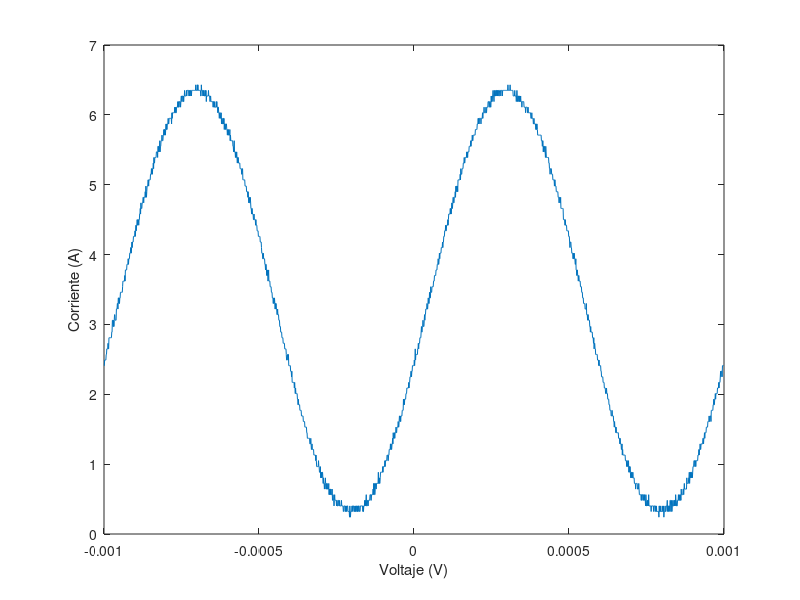

MATLAB code to generate this figure:
t=[-1.00E-03
-9.99E-04
-9.98E-04
-9.97E-04
-9.96E-04
-9.95E-04
-9.94E-04
-9.93E-04
-9.92E-04
-9.91E-04
-9.90E-04
-9.89E-04
-9.88E-04
-9.87E-04
-9.86E-04
-9.85E-04
-9.84E-04
-9.83E-04
-9.82E-04
-9.81E-04
-9.80E-04
-9.79E-04
-9.78E-04
-9.77E-04
-9.76E-04
-9.75E-04
-9.74E-04
-9.73E-04
-9.72E-04
-9.71E-04
-9.70E-04
-9.69E-04
-9.68E-04
-9.67E-04
-9.66E-04
-9.65E-04
-9.64E-04
-9.63E-04
-9.62E-04
-9.61E-04
-9.60E-04
-9.59E-04
-9.58E-04
-9.57E-04
-9.56E-04
-9.55E-04
-9.54E-04
-9.53E-04
-9.52E-04
-9.51E-04
-9.50E-04
-9.49E-04
-9.48E-04
-9.47E-04
-9.46E-04
-9.45E-04
-9.44E-04
-9.43E-04
-9.42E-04
-9.41E-04
-9.40E-04
-9.39E-04
-9.38E-04
-9.37E-04
-9.36E-04
-9.35E-04
-9.34E-04
-9.33E-04
-9.32E-04
-9.31E-04
-9.30E-04
-9.29E-04
-9.28E-04
-9.27E-04
-9.26E-04
-9.25E-04
-9.24E-04
-9.23E-04
-9.22E-04
-9.21E-04
-9.20E-04
-9.19E-04
-9.18E-04
-9.17E-04
-9.16E-04
-9.15E-04
-9.14E-04
-9.13E-04
-9.12E-04
-9.11E-04
-9.10E-04
-9.09E-04
-9.08E-04
-9.07E-04
-9.06E-04
-9.05E-04
-9.04E-04
-9.03E-04
-9.02E-04
-9.01E-04
-9.00E-04
-8.99E-04
-8.98E-04
-8.97E-04
-8.96E-04
-8.95E-04
-8.94E-04
-8.93E-04
-8.92E-04
-8.91E-04
-8.90E-04
-8.89E-04
-8.88E-04
-8.87E-04
-8.86E-04
-8.85E-04
-8.84E-04
-8.83E-04
-8.82E-04
-8.81E-04
-8.80E-04
-8.79E-04
-8.78E-04
-8.77E-04
-8.76E-04
-8.75E-04
-8.74E-04
-8.73E-04
-8.72E-04
-8.71E-04
-8.70E-04
-8.69E-04
-8.68E-04
-8.67E-04
-8.66E-04
-8.65E-04
-8.64E-04
-8.63E-04
-8.62E-04
-8.61E-04
-8.60E-04
-8.59E-04
-8.58E-04
-8.57E-04
-8.56E-04
-8.55E-04
-8.54E-04
-8.53E-04
-8.52E-04
-8.51E-04
-8.50E-04
-8.49E-04
-8.48E-04
-8.47E-04
-8.46E-04
-8.45E-04
-8.44E-04
-8.43E-04
-8.42E-04
-8.41E-04
-8.40E-04
-8.39E-04
-8.38E-04
-8.37E-04
-8.36E-04
-8.35E-04
-8.34E-04
-8.33E-04
-8.32E-04
-8.31E-04
-8.30E-04
-8.29E-04
-8.28E-04
-8.27E-04
-8.26E-04
-8.25E-04
-8.24E-04
-8.23E-04
-8.22E-04
-8.21E-04
-8.20E-04
-8.19E-04
-8.18E-04
-8.17E-04
-8.16E-04
-8.15E-04
-8.14E-04
-8.13E-04
-8.12E-04
-8.11E-04
-8.10E-04
-8.09E-04
-8.08E-04
-8.07E-04
-8.06E-04
-8.05E-04
-8.04E-04
-8.03E-04
-8.02E-04
-8.01E-04
-8.00E-04
-7.99E-04
-7.98E-04
-7.97E-04
-7.96E-04
-7.95E-04
-7.94E-04
-7.93E-04
-7.92E-04
-7.91E-04
-7.90E-04
-7.89E-04
-7.88E-04
-7.87E-04
-7.86E-04
-7.85E-04
-7.84E-04
-7.83E-04
-7.82E-04
-7.81E-04
-7.80E-04
-7.79E-04
-7.78E-04
-7.77E-04
-7.76E-04
-7.75E-04
-7.74E-04
-7.73E-04
-7.72E-04
-7.71E-04
-7.70E-04
-7.69E-04
-7.68E-04
-7.67E-04
-7.66E-04
-7.65E-04
-7.64E-04
-7.63E-04
-7.62E-04
-7.61E-04
-7.60E-04
-7.59E-04
-7.58E-04
-7.57E-04
-7.56E-04
-7.55E-04
-7.54E-04
-7.53E-04
-7.52E-04
-7.51E-04
-7.50E-04
-7.49E-04
-7.48E-04
-7.47E-04
-7.46E-04
-7.45E-04
-7.44E-04
-7.43E-04
-7.42E-04
-7.41E-04
-7.40E-04
-7.39E-04
-7.38E-04
-7.37E-04
-7.36E-04
-7.35E-04
-7.34E-04
-7.33E-04
-7.32E-04
-7.31E-04
-7.30E-04
-7.29E-04
-7.28E-04
-7.27E-04
-7.26E-04
-7.25E-04
-7.24E-04
-7.23E-04
-7.22E-04
-7.21E-04
-7.20E-04
-7.19E-04
-7.18E-04
-7.17E-04
-7.16E-04
-7.15E-04
-7.14E-04
-7.13E-04
-7.12E-04
-7.11E-04
-7.10E-04
-7.09E-04
-7.08E-04
-7.07E-04
-7.06E-04
-7.05E-04
-7.04E-04
-7.03E-04
-7.02E-04
-7.01E-04
-7.00E-04
-6.99E-04
-6.98E-04
-6.97E-04
-6.96E-04
-6.95E-04
-6.94E-04
-6.93E-04
-6.92E-04
-6.91E-04
-6.90E-04
-6.89E-04
-6.88E-04
-6.87E-04
-6.86E-04
-6.85E-04
-6.84E-04
-6.83E-04
-6.82E-04
-6.81E-04
-6.80E-04
-6.79E-04
-6.78E-04
-6.77E-04
-6.76E-04
-6.75E-04
-6.74E-04
-6.73E-04
-6.72E-04
-6.71E-04
-6.70E-04
-6.69E-04
-6.68E-04
-6.67E-04
-6.66E-04
-6.65E-04
-6.64E-04
-6.63E-04
-6.62E-04
-6.61E-04
-6.60E-04
-6.59E-04
-6.58E-04
-6.57E-04
-6.56E-04
-6.55E-04
-6.54E-04
-6.53E-04
-6.52E-04
-6.51E-04
-6.50E-04
-6.49E-04
-6.48E-04
-6.47E-04
-6.46E-04
-6.45E-04
-6.44E-04
-6.43E-04
-6.42E-04
-6.41E-04
-6.40E-04
-6.39E-04
-6.38E-04
-6.37E-04
-6.36E-04
-6.35E-04
-6.34E-04
-6.33E-04
-6.32E-04
-6.31E-04
-6.30E-04
-6.29E-04
-6.28E-04
-6.27E-04
-6.26E-04
-6.25E-04
-6.24E-04
-6.23E-04
-6.22E-04
-6.21E-04
-6.20E-04
-6.19E-04
-6.18E-04
-6.17E-04
-6.16E-04
-6.15E-04
-6.14E-04
-6.13E-04
-6.12E-04
-6.11E-04
-6.10E-04
-6.09E-04
-6.08E-04
-6.07E-04
-6.06E-04
-6.05E-04
-6.04E-04
-6.03E-04
-6.02E-04
-6.01E-04
-6.00E-04
-5.99E-04
-5.98E-04
-5.97E-04
-5.96E-04
-5.95E-04
-5.94E-04
-5.93E-04
-5.92E-04
-5.91E-04
-5.90E-04
-5.89E-04
-5.88E-04
-5.87E-04
-5.86E-04
-5.85E-04
-5.84E-04
-5.83E-04
-5.82E-04
-5.81E-04
-5.80E-04
-5.79E-04
-5.78E-04
-5.77E-04
-5.76E-04
-5.75E-04
-5.74E-04
-5.73E-04
-5.72E-04
-5.71E-04
-5.70E-04
-5.69E-04
-5.68E-04
-5.67E-04
-5.66E-04
-5.65E-04
-5.64E-04
-5.63E-04
-5.62E-04
-5.61E-04
-5.60E-04
-5.59E-04
-5.58E-04
-5.57E-04
-5.56E-04
-5.55E-04
-5.54E-04
-5.53E-04
-5.52E-04
-5.51E-04
-5.50E-04
-5.49E-04
-5.48E-04
-5.47E-04
-5.46E-04
-5.45E-04
-5.44E-04
-5.43E-04
-5.42E-04
-5.41E-04
-5.40E-04
-5.39E-04
-5.38E-04
-5.37E-04
-5.36E-04
-5.35E-04
-5.34E-04
-5.33E-04
-5.32E-04
-5.31E-04
-5.30E-04
-5.29E-04
-5.28E-04
-5.27E-04
-5.26E-04
-5.25E-04
-5.24E-04
-5.23E-04
-5.22E-04
-5.21E-04
-5.20E-04
-5.19E-04
-5.18E-04
-5.17E-04
-5.16E-04
-5.15E-04
-5.14E-04
-5.13E-04
-5.12E-04
-5.11E-04
-5.10E-04
-5.09E-04
-5.08E-04
-5.07E-04
-5.06E-04
-5.05E-04
-5.04E-04
-5.03E-04
-5.02E-04
-5.01E-04
-5.00E-04
-4.99E-04
-4.98E-04
-4.97E-04
-4.96E-04
-4.95E-04
-4.94E-04
-4.93E-04
-4.92E-04
-4.91E-04
-4.90E-04
-4.89E-04
-4.88E-04
-4.87E-04
-4.86E-04
-4.85E-04
-4.84E-04
-4.83E-04
-4.82E-04
-4.81E-04
-4.80E-04
-4.79E-04
-4.78E-04
-4.77E-04
-4.76E-04
-4.75E-04
-4.74E-04
-4.73E-04
-4.72E-04
-4.71E-04
-4.70E-04
-4.69E-04
-4.68E-04
-4.67E-04
-4.66E-04
-4.65E-04
-4.64E-04
-4.63E-04
-4.62E-04
-4.61E-04
-4.60E-04
-4.59E-04
-4.58E-04
-4.57E-04
-4.56E-04
-4.55E-04
-4.54E-04
-4.53E-04
-4.52E-04
-4.51E-04
-4.50E-04
-4.49E-04
-4.48E-04
-4.47E-04
-4.46E-04
-4.45E-04
-4.44E-04
-4.43E-04
-4.42E-04
-4.41E-04
-4.40E-04
-4.39E-04
-4.38E-04
-4.37E-04
-4.36E-04
-4.35E-04
-4.34E-04
-4.33E-04
-4.32E-04
-4.31E-04
-4.30E-04
-4.29E-04
-4.28E-04
-4.27E-04
-4.26E-04
-4.25E-04
-4.24E-04
-4.23E-04
-4.22E-04
-4.21E-04
-4.20E-04
-4.19E-04
-4.18E-04
-4.17E-04
-4.16E-04
-4.15E-04
-4.14E-04
-4.13E-04
-4.12E-04
-4.11E-04
-4.10E-04
-4.09E-04
-4.08E-04
-4.07E-04
-4.06E-04
-4.05E-04
-4.04E-04
-4.03E-04
-4.02E-04
-4.01E-04
-4.00E-04
-3.99E-04
-3.98E-04
-3.97E-04
-3.96E-04
-3.95E-04
-3.94E-04
-3.93E-04
-3.92E-04
-3.91E-04
-3.90E-04
-3.89E-04
-3.88E-04
-3.87E-04
-3.86E-04
-3.85E-04
-3.84E-04
-3.83E-04
-3.82E-04
-3.81E-04
-3.80E-04
-3.79E-04
-3.78E-04
-3.77E-04
-3.76E-04
-3.75E-04
-3.74E-04
-3.73E-04
-3.72E-04
-3.71E-04
-3.70E-04
-3.69E-04
-3.68E-04
-3.67E-04
-3.66E-04
-3.65E-04
-3.64E-04
-3.63E-04
-3.62E-04
-3.61E-04
-3.60E-04
-3.59E-04
-3.58E-04
-3.57E-04
-3.56E-04
-3.55E-04
-3.54E-04
-3.53E-04
-3.52E-04
-3.51E-04
-3.50E-04
-3.49E-04
-3.48E-04
-3.47E-04
-3.46E-04
-3.45E-04
-3.44E-04
-3.43E-04
-3.42E-04
-3.41E-04
-3.40E-04
-3.39E-04
-3.38E-04
-3.37E-04
-3.36E-04
-3.35E-04
-3.34E-04
-3.33E-04
-3.32E-04
-3.31E-04
-3.30E-04
-3.29E-04
-3.28E-04
-3.27E-04
-3.26E-04
-3.25E-04
-3.24E-04
-3.23E-04
-3.22E-04
-3.21E-04
-3.20E-04
-3.19E-04
-3.18E-04
-3.17E-04
-3.16E-04
-3.15E-04
-3.14E-04
-3.13E-04
-3.12E-04
-3.11E-04
-3.10E-04
-3.09E-04
-3.08E-04
-3.07E-04
-3.06E-04
-3.05E-04
-3.04E-04
-3.03E-04
-3.02E-04
-3.01E-04
-3.00E-04
-2.99E-04
-2.98E-04
-2.97E-04
-2.96E-04
-2.95E-04
-2.94E-04
-2.93E-04
-2.92E-04
-2.91E-04
-2.90E-04
-2.89E-04
-2.88E-04
-2.87E-04
-2.86E-04
-2.85E-04
-2.84E-04
-2.83E-04
-2.82E-04
-2.81E-04
-2.80E-04
-2.79E-04
-2.78E-04
-2.77E-04
-2.76E-04
-2.75E-04
-2.74E-04
-2.73E-04
-2.72E-04
-2.71E-04
-2.70E-04
-2.69E-04
-2.68E-04
-2.67E-04
-2.66E-04
-2.65E-04
-2.64E-04
-2.63E-04
-2.62E-04
-2.61E-04
-2.60E-04
-2.59E-04
-2.58E-04
-2.57E-04
-2.56E-04
-2.55E-04
-2.54E-04
-2.53E-04
-2.52E-04
-2.51E-04
-2.50E-04
-2.49E-04
-2.48E-04
-2.47E-04
-2.46E-04
-2.45E-04
-2.44E-04
-2.43E-04
-2.42E-04
-2.41E-04
-2.40E-04
-2.39E-04
-2.38E-04
-2.37E-04
-2.36E-04
-2.35E-04
-2.34E-04
-2.33E-04
-2.32E-04
-2.31E-04
-2.30E-04
-2.29E-04
-2.28E-04
-2.27E-04
-2.26E-04
-2.25E-04
-2.24E-04
-2.23E-04
-2.22E-04
-2.21E-04
-2.20E-04
-2.19E-04
-2.18E-04
-2.17E-04
-2.16E-04
-2.15E-04
-2.14E-04
-2.13E-04
-2.12E-04
-2.11E-04
-2.10E-04
-2.09E-04
-2.08E-04
-2.07E-04
-2.06E-04
-2.05E-04
-2.04E-04
-2.03E-04
-2.02E-04
-2.01E-04
-2.00E-04
-1.99E-04
-1.98E-04
-1.97E-04
-1.96E-04
-1.95E-04
-1.94E-04
-1.93E-04
-1.92E-04
-1.91E-04
-1.90E-04
-1.89E-04
-1.88E-04
-1.87E-04
-1.86E-04
-1.85E-04
-1.84E-04
-1.83E-04
-1.82E-04
-1.81E-04
-1.80E-04
-1.79E-04
-1.78E-04
-1.77E-04
-1.76E-04
-1.75E-04
-1.74E-04
-1.73E-04
-1.72E-04
-1.71E-04
-1.70E-04
-1.69E-04
-1.68E-04
-1.67E-04
-1.66E-04
-1.65E-04
-1.64E-04
-1.63E-04
-1.62E-04
-1.61E-04
-1.60E-04
-1.59E-04
-1.58E-04
-1.57E-04
-1.56E-04
-1.55E-04
-1.54E-04
-1.53E-04
-1.52E-04
-1.51E-04
-1.50E-04
-1.49E-04
-1.48E-04
-1.47E-04
-1.46E-04
-1.45E-04
-1.44E-04
-1.43E-04
-1.42E-04
-1.41E-04
-1.40E-04
-1.39E-04
-1.38E-04
-1.37E-04
-1.36E-04
-1.35E-04
-1.34E-04
-1.33E-04
-1.32E-04
-1.31E-04
-1.30E-04
-1.29E-04
-1.28E-04
-1.27E-04
-1.26E-04
-1.25E-04
-1.24E-04
-1.23E-04
-1.22E-04
-1.21E-04
-1.20E-04
-1.19E-04
-1.18E-04
-1.17E-04
-1.16E-04
-1.15E-04
-1.14E-04
-1.13E-04
-1.12E-04
-1.11E-04
-1.10E-04
-1.09E-04
-1.08E-04
-1.07E-04
-1.06E-04
-1.05E-04
-1.04E-04
-1.03E-04
-1.02E-04
-1.01E-04
-1.00E-04
-9.90E-05
-9.80E-05
-9.70E-05
-9.60E-05
-9.50E-05
-9.40E-05
-9.30E-05
-9.20E-05
-9.10E-05
-9.00E-05
-8.90E-05
-8.80E-05
-8.70E-05
-8.60E-05
-8.50E-05
-8.40E-05
-8.30E-05
-8.20E-05
-8.10E-05
-8.00E-05
-7.90E-05
-7.80E-05
-7.70E-05
-7.60E-05
-7.50E-05
-7.40E-05
-7.30E-05
-7.20E-05
-7.10E-05
-7.00E-05
-6.90E-05
-6.80E-05
-6.70E-05
-6.60E-05
-6.50E-05
-6.40E-05
-6.30E-05
-6.20E-05
-6.10E-05
-6.00E-05
-5.90E-05
-5.80E-05
-5.70E-05
-5.60E-05
-5.50E-05
-5.40E-05
-5.30E-05
-5.20E-05
-5.10E-05
-5.00E-05
-4.90E-05
-4.80E-05
-4.70E-05
-4.60E-05
-4.50E-05
-4.40E-05
-4.30E-05
-4.20E-05
-4.10E-05
-4.00E-05
-3.90E-05
-3.80E-05
-3.70E-05
-3.60E-05
-3.50E-05
-3.40E-05
-3.30E-05
-3.20E-05
-3.10E-05
-3.00E-05
-2.90E-05
-2.80E-05
-2.70E-05
-2.60E-05
-2.50E-05
-2.40E-05
-2.30E-05
-2.20E-05
-2.10E-05
-2.00E-05
-1.90E-05
-1.80E-05
-1.70E-05
-1.60E-05
-1.50E-05
-1.40E-05
-1.30E-05
-1.20E-05
-1.10E-05
-1.00E-05
-9.00E-06
-8.00E-06
-7.00E-06
-6.00E-06
-5.00E-06
-4.00E-06
-3.00E-06
-2.00E-06
-1.00E-06
0.00E+00
1.00E-06
2.00E-06
3.00E-06
4.00E-06
5.00E-06
6.00E-06
7.00E-06
8.00E-06
9.00E-06
1.00E-05
1.10E-05
1.20E-05
1.30E-05
1.40E-05
1.50E-05
1.60E-05
1.70E-05
1.80E-05
1.90E-05
2.00E-05
2.10E-05
2.20E-05
2.30E-05
2.40E-05
2.50E-05
2.60E-05
2.70E-05
2.80E-05
2.90E-05
3.00E-05
3.10E-05
3.20E-05
3.30E-05
3.40E-05
3.50E-05
3.60E-05
3.70E-05
3.80E-05
3.90E-05
4.00E-05
4.10E-05
4.20E-05
4.30E-05
4.40E-05
4.50E-05
4.60E-05
4.70E-05
4.80E-05
4.90E-05
5.00E-05
5.10E-05
5.20E-05
5.30E-05
5.40E-05
5.50E-05
5.60E-05
5.70E-05
5.80E-05
5.90E-05
6.00E-05
6.10E-05
6.20E-05
6.30E-05
6.40E-05
6.50E-05
6.60E-05
6.70E-05
6.80E-05
6.90E-05
7.00E-05
7.10E-05
7.20E-05
7.30E-05
7.40E-05
7.50E-05
7.60E-05
7.70E-05
7.80E-05
7.90E-05
8.00E-05
8.10E-05
8.20E-05
8.30E-05
8.40E-05
8.50E-05
8.60E-05
8.70E-05
8.80E-05
8.90E-05
9.00E-05
9.10E-05
9.20E-05
9.30E-05
9.40E-05
9.50E-05
9.60E-05
9.70E-05
9.80E-05
9.90E-05
1.00E-04
1.01E-04
1.02E-04
1.03E-04
1.04E-04
1.05E-04
1.06E-04
1.07E-04
1.08E-04
1.09E-04
1.10E-04
1.11E-04
1.12E-04
1.13E-04
1.14E-04
1.15E-04
1.16E-04
1.17E-04
1.18E-04
1.19E-04
1.20E-04
1.21E-04
1.22E-04
1.23E-04
1.24E-04
1.25E-04
1.26E-04
1.27E-04
1.28E-04
1.29E-04
1.30E-04
1.31E-04
1.32E-04
1.33E-04
1.34E-04
1.35E-04
1.36E-04
1.37E-04
1.38E-04
1.39E-04
1.40E-04
1.41E-04
1.42E-04
1.43E-04
1.44E-04
1.45E-04
1.46E-04
1.47E-04
1.48E-04
1.49E-04
1.50E-04
1.51E-04
1.52E-04
1.53E-04
1.54E-04
1.55E-04
1.56E-04
1.57E-04
1.58E-04
1.59E-04
1.60E-04
1.61E-04
1.62E-04
1.63E-04
1.64E-04
1.65E-04
1.66E-04
1.67E-04
1.68E-04
1.69E-04
1.70E-04
1.71E-04
1.72E-04
1.73E-04
1.74E-04
1.75E-04
1.76E-04
1.77E-04
1.78E-04
1.79E-04
1.80E-04
1.81E-04
1.82E-04
1.83E-04
1.84E-04
1.85E-04
1.86E-04
1.87E-04
1.88E-04
1.89E-04
1.90E-04
1.91E-04
1.92E-04
1.93E-04
1.94E-04
1.95E-04
1.96E-04
1.97E-04
1.98E-04
1.99E-04
2.00E-04
2.01E-04
2.02E-04
2.03E-04
2.04E-04
2.05E-04
2.06E-04
2.07E-04
2.08E-04
2.09E-04
2.10E-04
2.11E-04
2.12E-04
2.13E-04
2.14E-04
2.15E-04
2.16E-04
2.17E-04
2.18E-04
2.19E-04
2.20E-04
2.21E-04
2.22E-04
2.23E-04
2.24E-04
2.25E-04
2.26E-04
2.27E-04
2.28E-04
2.29E-04
2.30E-04
2.31E-04
2.32E-04
2.33E-04
2.34E-04
2.35E-04
2.36E-04
2.37E-04
2.38E-04
2.39E-04
2.40E-04
2.41E-04
2.42E-04
2.43E-04
2.44E-04
2.45E-04
2.46E-04
2.47E-04
2.48E-04
2.49E-04
2.50E-04
2.51E-04
2.52E-04
2.53E-04
2.54E-04
2.55E-04
2.56E-04
2.57E-04
2.58E-04
2.59E-04
2.60E-04
2.61E-04
2.62E-04
2.63E-04
2.64E-04
2.65E-04
2.66E-04
2.67E-04
2.68E-04
2.69E-04
2.70E-04
2.71E-04
2.72E-04
2.73E-04
2.74E-04
2.75E-04
2.76E-04
2.77E-04
2.78E-04
2.79E-04
2.80E-04
2.81E-04
2.82E-04
2.83E-04
2.84E-04
2.85E-04
2.86E-04
2.87E-04
2.88E-04
2.89E-04
2.90E-04
2.91E-04
2.92E-04
2.93E-04
2.94E-04
2.95E-04
2.96E-04
2.97E-04
2.98E-04
2.99E-04
3.00E-04
3.01E-04
3.02E-04
3.03E-04
3.04E-04
3.05E-04
3.06E-04
3.07E-04
3.08E-04
3.09E-04
3.10E-04
3.11E-04
3.12E-04
3.13E-04
3.14E-04
3.15E-04
3.16E-04
3.17E-04
3.18E-04
3.19E-04
3.20E-04
3.21E-04
3.22E-04
3.23E-04
3.24E-04
3.25E-04
3.26E-04
3.27E-04
3.28E-04
3.29E-04
3.30E-04
3.31E-04
3.32E-04
3.33E-04
3.34E-04
3.35E-04
3.36E-04
3.37E-04
3.38E-04
3.39E-04
3.40E-04
3.41E-04
3.42E-04
3.43E-04
3.44E-04
3.45E-04
3.46E-04
3.47E-04
3.48E-04
3.49E-04
3.50E-04
3.51E-04
3.52E-04
3.53E-04
3.54E-04
3.55E-04
3.56E-04
3.57E-04
3.58E-04
3.59E-04
3.60E-04
3.61E-04
3.62E-04
3.63E-04
3.64E-04
3.65E-04
3.66E-04
3.67E-04
3.68E-04
3.69E-04
3.70E-04
3.71E-04
3.72E-04
3.73E-04
3.74E-04
3.75E-04
3.76E-04
3.77E-04
3.78E-04
3.79E-04
3.80E-04
3.81E-04
3.82E-04
3.83E-04
3.84E-04
3.85E-04
3.86E-04
3.87E-04
3.88E-04
3.89E-04
3.90E-04
3.91E-04
3.92E-04
3.93E-04
3.94E-04
3.95E-04
3.96E-04
3.97E-04
3.98E-04
3.99E-04
4.00E-04
4.01E-04
4.02E-04
4.03E-04
4.04E-04
4.05E-04
4.06E-04
4.07E-04
4.08E-04
4.09E-04
4.10E-04
4.11E-04
4.12E-04
4.13E-04
4.14E-04
4.15E-04
4.16E-04
4.17E-04
4.18E-04
4.19E-04
4.20E-04
4.21E-04
4.22E-04
4.23E-04
4.24E-04
4.25E-04
4.26E-04
4.27E-04
4.28E-04
4.29E-04
4.30E-04
4.31E-04
4.32E-04
4.33E-04
4.34E-04
4.35E-04
4.36E-04
4.37E-04
4.38E-04
4.39E-04
4.40E-04
4.41E-04
4.42E-04
4.43E-04
4.44E-04
4.45E-04
4.46E-04
4.47E-04
4.48E-04
4.49E-04
4.50E-04
4.51E-04
4.52E-04
4.53E-04
4.54E-04
4.55E-04
4.56E-04
4.57E-04
4.58E-04
4.59E-04
4.60E-04
4.61E-04
4.62E-04
4.63E-04
4.64E-04
4.65E-04
4.66E-04
4.67E-04
4.68E-04
4.69E-04
4.70E-04
4.71E-04
4.72E-04
4.73E-04
4.74E-04
4.75E-04
4.76E-04
4.77E-04
4.78E-04
4.79E-04
4.80E-04
4.81E-04
4.82E-04
4.83E-04
4.84E-04
4.85E-04
4.86E-04
4.87E-04
4.88E-04
4.89E-04
4.90E-04
4.91E-04
4.92E-04
4.93E-04
4.94E-04
4.95E-04
4.96E-04
4.97E-04
4.98E-04
4.99E-04
5.00E-04
5.01E-04
5.02E-04
5.03E-04
5.04E-04
5.05E-04
5.06E-04
5.07E-04
5.08E-04
5.09E-04
5.10E-04
5.11E-04
5.12E-04
5.13E-04
5.14E-04
5.15E-04
5.16E-04
5.17E-04
5.18E-04
5.19E-04
5.20E-04
5.21E-04
5.22E-04
5.23E-04
5.24E-04
5.25E-04
5.26E-04
5.27E-04
5.28E-04
5.29E-04
5.30E-04
5.31E-04
5.32E-04
5.33E-04
5.34E-04
5.35E-04
5.36E-04
5.37E-04
5.38E-04
5.39E-04
5.40E-04
5.41E-04
5.42E-04
5.43E-04
5.44E-04
5.45E-04
5.46E-04
5.47E-04
5.48E-04
5.49E-04
5.50E-04
5.51E-04
5.52E-04
5.53E-04
5.54E-04
5.55E-04
5.56E-04
5.57E-04
5.58E-04
5.59E-04
5.60E-04
5.61E-04
5.62E-04
5.63E-04
5.64E-04
5.65E-04
5.66E-04
5.67E-04
5.68E-04
5.69E-04
5.70E-04
5.71E-04
5.72E-04
5.73E-04
5.74E-04
5.75E-04
5.76E-04
5.77E-04
5.78E-04
5.79E-04
5.80E-04
5.81E-04
5.82E-04
5.83E-04
5.84E-04
5.85E-04
5.86E-04
5.87E-04
5.88E-04
5.89E-04
5.90E-04
5.91E-04
5.92E-04
5.93E-04
5.94E-04
5.95E-04
5.96E-04
5.97E-04
5.98E-04
5.99E-04
6.00E-04
6.01E-04
6.02E-04
6.03E-04
6.04E-04
6.05E-04
6.06E-04
6.07E-04
6.08E-04
6.09E-04
6.10E-04
6.11E-04
6.12E-04
6.13E-04
6.14E-04
6.15E-04
6.16E-04
6.17E-04
6.18E-04
6.19E-04
6.20E-04
6.21E-04
6.22E-04
6.23E-04
6.24E-04
6.25E-04
6.26E-04
6.27E-04
6.28E-04
6.29E-04
6.30E-04
6.31E-04
6.32E-04
6.33E-04
6.34E-04
6.35E-04
6.36E-04
6.37E-04
6.38E-04
6.39E-04
6.40E-04
6.41E-04
6.42E-04
6.43E-04
6.44E-04
6.45E-04
6.46E-04
6.47E-04
6.48E-04
6.49E-04
6.50E-04
6.51E-04
6.52E-04
6.53E-04
6.54E-04
6.55E-04
6.56E-04
6.57E-04
6.58E-04
6.59E-04
6.60E-04
6.61E-04
6.62E-04
6.63E-04
6.64E-04
6.65E-04
6.66E-04
6.67E-04
6.68E-04
6.69E-04
6.70E-04
6.71E-04
6.72E-04
6.73E-04
6.74E-04
6.75E-04
6.76E-04
6.77E-04
6.78E-04
6.79E-04
6.80E-04
6.81E-04
6.82E-04
6.83E-04
6.84E-04
6.85E-04
6.86E-04
6.87E-04
6.88E-04
6.89E-04
6.90E-04
6.91E-04
6.92E-04
6.93E-04
6.94E-04
6.95E-04
6.96E-04
6.97E-04
6.98E-04
6.99E-04
7.00E-04
7.01E-04
7.02E-04
7.03E-04
7.04E-04
7.05E-04
7.06E-04
7.07E-04
7.08E-04
7.09E-04
7.10E-04
7.11E-04
7.12E-04
7.13E-04
7.14E-04
7.15E-04
7.16E-04
7.17E-04
7.18E-04
7.19E-04
7.20E-04
7.21E-04
7.22E-04
7.23E-04
7.24E-04
7.25E-04
7.26E-04
7.27E-04
7.28E-04
7.29E-04
7.30E-04
7.31E-04
7.32E-04
7.33E-04
7.34E-04
7.35E-04
7.36E-04
7.37E-04
7.38E-04
7.39E-04
7.40E-04
7.41E-04
7.42E-04
7.43E-04
7.44E-04
7.45E-04
7.46E-04
7.47E-04
7.48E-04
7.49E-04
7.50E-04
7.51E-04
7.52E-04
7.53E-04
7.54E-04
7.55E-04
7.56E-04
7.57E-04
7.58E-04
7.59E-04
7.60E-04
7.61E-04
7.62E-04
7.63E-04
7.64E-04
7.65E-04
7.66E-04
7.67E-04
7.68E-04
7.69E-04
7.70E-04
7.71E-04
7.72E-04
7.73E-04
7.74E-04
7.75E-04
7.76E-04
7.77E-04
7.78E-04
7.79E-04
7.80E-04
7.81E-04
7.82E-04
7.83E-04
7.84E-04
7.85E-04
7.86E-04
7.87E-04
7.88E-04
7.89E-04
7.90E-04
7.91E-04
7.92E-04
7.93E-04
7.94E-04
7.95E-04
7.96E-04
7.97E-04
7.98E-04
7.99E-04
8.00E-04
8.01E-04
8.02E-04
8.03E-04
8.04E-04
8.05E-04
8.06E-04
8.07E-04
8.08E-04
8.09E-04
8.10E-04
8.11E-04
8.12E-04
8.13E-04
8.14E-04
8.15E-04
8.16E-04
8.17E-04
8.18E-04
8.19E-04
8.20E-04
8.21E-04
8.22E-04
8.23E-04
8.24E-04
8.25E-04
8.26E-04
8.27E-04
8.28E-04
8.29E-04
8.30E-04
8.31E-04
8.32E-04
8.33E-04
8.34E-04
8.35E-04
8.36E-04
8.37E-04
8.38E-04
8.39E-04
8.40E-04
8.41E-04
8.42E-04
8.43E-04
8.44E-04
8.45E-04
8.46E-04
8.47E-04
8.48E-04
8.49E-04
8.50E-04
8.51E-04
8.52E-04
8.53E-04
8.54E-04
8.55E-04
8.56E-04
8.57E-04
8.58E-04
8.59E-04
8.60E-04
8.61E-04
8.62E-04
8.63E-04
8.64E-04
8.65E-04
8.66E-04
8.67E-04
8.68E-04
8.69E-04
8.70E-04
8.71E-04
8.72E-04
8.73E-04
8.74E-04
8.75E-04
8.76E-04
8.77E-04
8.78E-04
8.79E-04
8.80E-04
8.81E-04
8.82E-04
8.83E-04
8.84E-04
8.85E-04
8.86E-04
8.87E-04
8.88E-04
8.89E-04
8.90E-04
8.91E-04
8.92E-04
8.93E-04
8.94E-04
8.95E-04
8.96E-04
8.97E-04
8.98E-04
8.99E-04
9.00E-04
9.01E-04
9.02E-04
9.03E-04
9.04E-04
9.05E-04
9.06E-04
9.07E-04
9.08E-04
9.09E-04
9.10E-04
9.11E-04
9.12E-04
9.13E-04
9.14E-04
9.15E-04
9.16E-04
9.17E-04
9.18E-04
9.19E-04
9.20E-04
9.21E-04
9.22E-04
9.23E-04
9.24E-04
9.25E-04
9.26E-04
9.27E-04
9.28E-04
9.29E-04
9.30E-04
9.31E-04
9.32E-04
9.33E-04
9.34E-04
9.35E-04
9.36E-04
9.37E-04
9.38E-04
9.39E-04
9.40E-04
9.41E-04
9.42E-04
9.43E-04
9.44E-04
9.45E-04
9.46E-04
9.47E-04
9.48E-04
9.49E-04
9.50E-04
9.51E-04
9.52E-04
9.53E-04
9.54E-04
9.55E-04
9.56E-04
9.57E-04
9.58E-04
9.59E-04
9.60E-04
9.61E-04
9.62E-04
9.63E-04
9.64E-04
9.65E-04
9.66E-04
9.67E-04
9.68E-04
9.69E-04
9.70E-04
9.71E-04
9.72E-04
9.73E-04
9.74E-04
9.75E-04
9.76E-04
9.77E-04
9.78E-04
9.79E-04
9.80E-04
9.81E-04
9.82E-04
9.83E-04
9.84E-04
9.85E-04
9.86E-04
9.87E-04
9.88E-04
9.89E-04
9.90E-04
9.91E-04
9.92E-04
9.93E-04
9.94E-04
9.95E-04
9.96E-04
9.97E-04
9.98E-04
9.99E-04];
x=[2.41E+00
2.41E+00
2.49E+00
2.49E+00
2.49E+00
2.49E+00
2.49E+00
2.57E+00
2.57E+00
2.65E+00
2.65E+00
2.65E+00
2.65E+00
2.73E+00
2.65E+00
2.65E+00
2.81E+00
2.81E+00
2.81E+00
2.81E+00
2.81E+00
2.81E+00
2.81E+00
2.81E+00
2.81E+00
2.89E+00
2.89E+00
3.06E+00
3.06E+00
2.97E+00
2.97E+00
3.06E+00
2.97E+00
3.06E+00
3.14E+00
3.14E+00
3.06E+00
3.06E+00
3.06E+00
3.06E+00
3.22E+00
3.22E+00
3.22E+00
3.30E+00
3.30E+00
3.22E+00
3.38E+00
3.38E+00
3.30E+00
3.38E+00
3.30E+00
3.38E+00
3.38E+00
3.46E+00
3.46E+00
3.46E+00
3.46E+00
3.46E+00
3.46E+00
3.46E+00
3.54E+00
3.62E+00
3.62E+00
3.62E+00
3.62E+00
3.62E+00
3.62E+00
3.70E+00
3.62E+00
3.78E+00
3.78E+00
3.78E+00
3.78E+00
3.78E+00
3.86E+00
3.86E+00
3.86E+00
3.86E+00
3.94E+00
3.86E+00
3.94E+00
3.94E+00
3.94E+00
4.02E+00
4.02E+00
4.02E+00
4.10E+00
4.10E+00
4.02E+00
4.10E+00
4.18E+00
4.10E+00
4.18E+00
4.18E+00
4.18E+00
4.26E+00
4.26E+00
4.26E+00
4.26E+00
4.26E+00
4.34E+00
4.26E+00
4.34E+00
4.42E+00
4.34E+00
4.42E+00
4.42E+00
4.50E+00
4.42E+00
4.50E+00
4.50E+00
4.50E+00
4.42E+00
4.50E+00
4.50E+00
4.58E+00
4.58E+00
4.66E+00
4.58E+00
4.74E+00
4.66E+00
4.66E+00
4.66E+00
4.74E+00
4.74E+00
4.74E+00
4.82E+00
4.82E+00
4.74E+00
4.82E+00
4.82E+00
4.82E+00
4.82E+00
4.90E+00
4.82E+00
4.98E+00
4.90E+00
4.82E+00
4.90E+00
4.98E+00
4.98E+00
4.98E+00
5.07E+00
5.07E+00
4.98E+00
5.07E+00
5.07E+00
5.07E+00
5.07E+00
5.07E+00
5.15E+00
5.15E+00
5.15E+00
5.23E+00
5.15E+00
5.23E+00
5.15E+00
5.23E+00
5.23E+00
5.31E+00
5.23E+00
5.39E+00
5.31E+00
5.31E+00
5.39E+00
5.39E+00
5.39E+00
5.39E+00
5.39E+00
5.47E+00
5.47E+00
5.47E+00
5.47E+00
5.39E+00
5.55E+00
5.55E+00
5.47E+00
5.55E+00
5.47E+00
5.55E+00
5.63E+00
5.47E+00
5.55E+00
5.55E+00
5.63E+00
5.63E+00
5.63E+00
5.71E+00
5.63E+00
5.63E+00
5.63E+00
5.71E+00
5.71E+00
5.79E+00
5.71E+00
5.79E+00
5.71E+00
5.79E+00
5.71E+00
5.79E+00
5.87E+00
5.79E+00
5.87E+00
5.79E+00
5.87E+00
5.87E+00
5.87E+00
5.95E+00
5.87E+00
5.87E+00
5.95E+00
5.95E+00
5.95E+00
5.95E+00
5.95E+00
5.95E+00
5.95E+00
5.95E+00
5.87E+00
6.03E+00
5.95E+00
6.03E+00
6.03E+00
6.03E+00
6.03E+00
6.03E+00
6.03E+00
6.03E+00
6.11E+00
6.03E+00
6.03E+00
6.11E+00
6.03E+00
6.03E+00
6.11E+00
6.11E+00
6.11E+00
6.11E+00
6.19E+00
6.11E+00
6.11E+00
6.19E+00
6.11E+00
6.19E+00
6.19E+00
6.19E+00
6.19E+00
6.11E+00
6.19E+00
6.27E+00
6.27E+00
6.19E+00
6.27E+00
6.27E+00
6.27E+00
6.19E+00
6.27E+00
6.19E+00
6.27E+00
6.27E+00
6.35E+00
6.27E+00
6.27E+00
6.27E+00
6.27E+00
6.27E+00
6.35E+00
6.27E+00
6.35E+00
6.35E+00
6.35E+00
6.35E+00
6.35E+00
6.35E+00
6.27E+00
6.35E+00
6.27E+00
6.35E+00
6.27E+00
6.35E+00
6.35E+00
6.35E+00
6.27E+00
6.35E+00
6.35E+00
6.35E+00
6.35E+00
6.35E+00
6.35E+00
6.35E+00
6.35E+00
6.35E+00
6.35E+00
6.35E+00
6.35E+00
6.35E+00
6.43E+00
6.35E+00
6.35E+00
6.35E+00
6.35E+00
6.43E+00
6.35E+00
6.43E+00
6.35E+00
6.35E+00
6.35E+00
6.35E+00
6.35E+00
6.35E+00
6.35E+00
6.35E+00
6.27E+00
6.27E+00
6.43E+00
6.35E+00
6.35E+00
6.35E+00
6.35E+00
6.27E+00
6.35E+00
6.27E+00
6.35E+00
6.35E+00
6.27E+00
6.27E+00
6.27E+00
6.35E+00
6.27E+00
6.35E+00
6.19E+00
6.27E+00
6.27E+00
6.27E+00
6.27E+00
6.27E+00
6.27E+00
6.35E+00
6.27E+00
6.27E+00
6.27E+00
6.27E+00
6.19E+00
6.27E+00
6.27E+00
6.19E+00
6.19E+00
6.19E+00
6.19E+00
6.19E+00
6.19E+00
6.19E+00
6.11E+00
6.19E+00
6.19E+00
6.11E+00
6.19E+00
6.11E+00
6.11E+00
6.11E+00
6.11E+00
6.11E+00
6.19E+00
6.11E+00
6.19E+00
6.11E+00
6.11E+00
6.03E+00
6.11E+00
6.11E+00
6.03E+00
6.03E+00
5.95E+00
6.03E+00
6.03E+00
6.03E+00
5.95E+00
5.95E+00
6.03E+00
5.87E+00
5.95E+00
5.95E+00
5.87E+00
5.87E+00
5.95E+00
5.95E+00
5.87E+00
5.95E+00
5.79E+00
5.87E+00
5.87E+00
5.87E+00
5.79E+00
5.87E+00
5.87E+00
5.87E+00
5.79E+00
5.79E+00
5.71E+00
5.79E+00
5.71E+00
5.71E+00
5.79E+00
5.71E+00
5.71E+00
5.71E+00
5.79E+00
5.63E+00
5.71E+00
5.63E+00
5.63E+00
5.63E+00
5.63E+00
5.63E+00
5.63E+00
5.63E+00
5.55E+00
5.55E+00
5.47E+00
5.55E+00
5.63E+00
5.47E+00
5.47E+00
5.47E+00
5.39E+00
5.47E+00
5.39E+00
5.39E+00
5.47E+00
5.39E+00
5.31E+00
5.39E+00
5.31E+00
5.39E+00
5.31E+00
5.31E+00
5.31E+00
5.31E+00
5.31E+00
5.23E+00
5.23E+00
5.23E+00
5.23E+00
5.23E+00
5.15E+00
5.15E+00
5.23E+00
5.23E+00
5.07E+00
5.07E+00
5.07E+00
5.07E+00
5.07E+00
5.07E+00
5.07E+00
4.98E+00
4.98E+00
4.98E+00
4.98E+00
4.98E+00
4.90E+00
4.90E+00
4.90E+00
4.90E+00
4.82E+00
4.90E+00
4.82E+00
4.74E+00
4.82E+00
4.82E+00
4.74E+00
4.74E+00
4.82E+00
4.74E+00
4.66E+00
4.66E+00
4.58E+00
4.66E+00
4.66E+00
4.58E+00
4.58E+00
4.58E+00
4.50E+00
4.50E+00
4.58E+00
4.50E+00
4.50E+00
4.50E+00
4.50E+00
4.42E+00
4.50E+00
4.42E+00
4.42E+00
4.42E+00
4.34E+00
4.34E+00
4.34E+00
4.34E+00
4.26E+00
4.26E+00
4.26E+00
4.26E+00
4.26E+00
4.26E+00
4.18E+00
4.18E+00
4.18E+00
4.18E+00
4.10E+00
4.02E+00
4.02E+00
4.02E+00
3.94E+00
3.94E+00
4.02E+00
3.94E+00
3.94E+00
3.94E+00
3.94E+00
3.86E+00
3.86E+00
3.78E+00
3.86E+00
3.86E+00
3.78E+00
3.70E+00
3.78E+00
3.70E+00
3.78E+00
3.62E+00
3.70E+00
3.78E+00
3.62E+00
3.62E+00
3.62E+00
3.62E+00
3.54E+00
3.54E+00
3.54E+00
3.54E+00
3.46E+00
3.46E+00
3.46E+00
3.38E+00
3.38E+00
3.38E+00
3.30E+00
3.38E+00
3.30E+00
3.30E+00
3.38E+00
3.30E+00
3.22E+00
3.30E+00
3.22E+00
3.30E+00
3.22E+00
3.22E+00
3.14E+00
3.14E+00
3.22E+00
3.14E+00
3.14E+00
3.14E+00
3.06E+00
3.06E+00
3.06E+00
2.97E+00
2.97E+00
2.97E+00
2.89E+00
2.89E+00
2.89E+00
2.89E+00
2.81E+00
2.81E+00
2.81E+00
2.81E+00
2.73E+00
2.73E+00
2.73E+00
2.73E+00
2.73E+00
2.65E+00
2.65E+00
2.65E+00
2.65E+00
2.65E+00
2.57E+00
2.49E+00
2.49E+00
2.49E+00
2.57E+00
2.57E+00
2.49E+00
2.57E+00
2.41E+00
2.41E+00
2.41E+00
2.41E+00
2.41E+00
2.41E+00
2.33E+00
2.33E+00
2.33E+00
2.25E+00
2.33E+00
2.17E+00
2.17E+00
2.17E+00
2.17E+00
2.17E+00
2.17E+00
2.17E+00
2.09E+00
2.17E+00
2.09E+00
2.01E+00
2.09E+00
2.01E+00
2.01E+00
2.01E+00
2.01E+00
2.01E+00
1.93E+00
1.93E+00
1.85E+00
1.93E+00
1.85E+00
1.85E+00
1.85E+00
1.85E+00
1.77E+00
1.77E+00
1.77E+00
1.77E+00
1.77E+00
1.69E+00
1.69E+00
1.69E+00
1.69E+00
1.69E+00
1.69E+00
1.61E+00
1.61E+00
1.61E+00
1.61E+00
1.61E+00
1.53E+00
1.53E+00
1.53E+00
1.53E+00
1.53E+00
1.53E+00
1.45E+00
1.45E+00
1.37E+00
1.37E+00
1.37E+00
1.37E+00
1.37E+00
1.37E+00
1.37E+00
1.37E+00
1.29E+00
1.29E+00
1.29E+00
1.37E+00
1.29E+00
1.21E+00
1.21E+00
1.29E+00
1.21E+00
1.21E+00
1.21E+00
1.21E+00
1.21E+00
1.13E+00
1.13E+00
1.13E+00
1.13E+00
1.13E+00
1.13E+00
1.05E+00
1.13E+00
1.05E+00
9.65E-01
9.65E-01
9.65E-01
9.65E-01
9.65E-01
9.65E-01
1.05E+00
9.65E-01
9.65E-01
8.84E-01
8.84E-01
8.84E-01
9.65E-01
8.04E-01
8.84E-01
8.04E-01
8.84E-01
8.04E-01
8.84E-01
8.84E-01
8.04E-01
7.24E-01
8.04E-01
7.24E-01
7.24E-01
6.43E-01
7.24E-01
7.24E-01
8.04E-01
7.24E-01
6.43E-01
7.24E-01
6.43E-01
6.43E-01
7.24E-01
6.43E-01
6.43E-01
6.43E-01
6.43E-01
7.24E-01
5.63E-01
6.43E-01
5.63E-01
6.43E-01
6.43E-01
5.63E-01
6.43E-01
5.63E-01
5.63E-01
5.63E-01
6.43E-01
4.82E-01
4.82E-01
5.63E-01
4.82E-01
4.82E-01
4.02E-01
4.82E-01
5.63E-01
4.82E-01
4.82E-01
4.82E-01
4.82E-01
4.82E-01
4.02E-01
4.82E-01
4.82E-01
4.02E-01
4.02E-01
4.02E-01
4.82E-01
4.82E-01
4.02E-01
4.02E-01
4.82E-01
4.02E-01
4.02E-01
4.02E-01
4.02E-01
4.02E-01
4.82E-01
4.02E-01
4.02E-01
4.02E-01
4.02E-01
4.02E-01
3.22E-01
3.22E-01
4.02E-01
4.02E-01
4.02E-01
4.02E-01
3.22E-01
4.02E-01
3.22E-01
3.22E-01
4.02E-01
3.22E-01
4.02E-01
4.02E-01
4.02E-01
3.22E-01
3.22E-01
3.22E-01
3.22E-01
3.22E-01
2.41E-01
4.02E-01
3.22E-01
2.41E-01
3.22E-01
3.22E-01
3.22E-01
3.22E-01
4.02E-01
3.22E-01
4.02E-01
4.02E-01
4.02E-01
4.02E-01
3.22E-01
3.22E-01
3.22E-01
4.02E-01
3.22E-01
4.02E-01
3.22E-01
3.22E-01
4.02E-01
4.02E-01
3.22E-01
4.02E-01
3.22E-01
4.02E-01
3.22E-01
4.02E-01
4.02E-01
4.02E-01
3.22E-01
3.22E-01
3.22E-01
4.02E-01
4.02E-01
4.02E-01
4.02E-01
4.02E-01
4.02E-01
4.02E-01
4.02E-01
3.22E-01
4.02E-01
3.22E-01
4.02E-01
4.02E-01
4.02E-01
4.82E-01
4.02E-01
4.82E-01
4.02E-01
4.82E-01
5.63E-01
4.02E-01
4.02E-01
4.02E-01
4.82E-01
4.82E-01
4.02E-01
4.82E-01
4.82E-01
4.82E-01
4.82E-01
4.82E-01
5.63E-01
5.63E-01
5.63E-01
4.82E-01
4.82E-01
5.63E-01
5.63E-01
5.63E-01
5.63E-01
5.63E-01
6.43E-01
5.63E-01
7.24E-01
6.43E-01
7.24E-01
5.63E-01
5.63E-01
6.43E-01
7.24E-01
7.24E-01
6.43E-01
7.24E-01
7.24E-01
7.24E-01
7.24E-01
7.24E-01
7.24E-01
8.84E-01
7.24E-01
7.24E-01
8.04E-01
7.24E-01
7.24E-01
8.04E-01
8.84E-01
8.84E-01
8.84E-01
8.84E-01
8.84E-01
8.84E-01
8.84E-01
9.65E-01
8.84E-01
9.65E-01
9.65E-01
9.65E-01
9.65E-01
9.65E-01
1.05E+00
9.65E-01
1.05E+00
1.05E+00
1.05E+00
1.05E+00
1.05E+00
1.13E+00
1.13E+00
1.13E+00
1.05E+00
1.05E+00
1.13E+00
1.13E+00
1.21E+00
1.21E+00
1.21E+00
1.21E+00
1.29E+00
1.21E+00
1.29E+00
1.21E+00
1.21E+00
1.29E+00
1.29E+00
1.37E+00
1.29E+00
1.45E+00
1.37E+00
1.37E+00
1.37E+00
1.45E+00
1.37E+00
1.45E+00
1.45E+00
1.45E+00
1.53E+00
1.45E+00
1.45E+00
1.53E+00
1.53E+00
1.53E+00
1.53E+00
1.61E+00
1.53E+00
1.53E+00
1.61E+00
1.69E+00
1.69E+00
1.61E+00
1.69E+00
1.61E+00
1.69E+00
1.69E+00
1.69E+00
1.69E+00
1.77E+00
1.77E+00
1.77E+00
1.77E+00
1.93E+00
1.85E+00
1.93E+00
1.85E+00
1.93E+00
1.93E+00
1.93E+00
1.93E+00
2.01E+00
2.01E+00
2.01E+00
2.09E+00
2.09E+00
2.09E+00
2.09E+00
2.09E+00
2.09E+00
2.17E+00
2.09E+00
2.17E+00
2.17E+00
2.25E+00
2.25E+00
2.25E+00
2.33E+00
2.33E+00
2.25E+00
2.33E+00
2.33E+00
2.41E+00
2.41E+00
2.41E+00
2.41E+00
2.41E+00
2.41E+00
2.49E+00
2.41E+00
2.49E+00
2.65E+00
2.49E+00
2.57E+00
2.57E+00
2.57E+00
2.57E+00
2.57E+00
2.57E+00
2.65E+00
2.65E+00
2.73E+00
2.65E+00
2.73E+00
2.73E+00
2.73E+00
2.81E+00
2.81E+00
2.81E+00
2.81E+00
2.89E+00
2.97E+00
2.89E+00
2.89E+00
2.97E+00
2.97E+00
3.06E+00
2.97E+00
2.97E+00
2.97E+00
3.06E+00
3.14E+00
3.06E+00
3.14E+00
3.14E+00
3.22E+00
3.22E+00
3.22E+00
3.22E+00
3.30E+00
3.22E+00
3.22E+00
3.30E+00
3.38E+00
3.30E+00
3.30E+00
3.30E+00
3.46E+00
3.38E+00
3.38E+00
3.38E+00
3.54E+00
3.46E+00
3.46E+00
3.46E+00
3.54E+00
3.54E+00
3.54E+00
3.54E+00
3.54E+00
3.62E+00
3.62E+00
3.62E+00
3.70E+00
3.70E+00
3.70E+00
3.70E+00
3.70E+00
3.78E+00
3.78E+00
3.78E+00
3.78E+00
3.86E+00
3.86E+00
3.86E+00
3.94E+00
3.86E+00
3.86E+00
3.94E+00
4.02E+00
3.94E+00
4.02E+00
4.02E+00
4.02E+00
4.02E+00
4.10E+00
4.10E+00
4.10E+00
4.10E+00
4.18E+00
4.10E+00
4.18E+00
4.18E+00
4.26E+00
4.26E+00
4.26E+00
4.34E+00
4.34E+00
4.34E+00
4.42E+00
4.34E+00
4.34E+00
4.42E+00
4.42E+00
4.42E+00
4.42E+00
4.50E+00
4.42E+00
4.50E+00
4.58E+00
4.58E+00
4.58E+00
4.58E+00
4.58E+00
4.66E+00
4.58E+00
4.66E+00
4.58E+00
4.66E+00
4.74E+00
4.66E+00
4.66E+00
4.74E+00
4.82E+00
4.82E+00
4.74E+00
4.74E+00
4.82E+00
4.82E+00
4.82E+00
4.90E+00
4.82E+00
4.98E+00
4.90E+00
4.98E+00
4.98E+00
4.90E+00
4.98E+00
4.90E+00
5.07E+00
5.07E+00
5.07E+00
5.07E+00
5.07E+00
5.07E+00
5.07E+00
5.15E+00
5.07E+00
5.23E+00
5.15E+00
5.15E+00
5.15E+00
5.23E+00
5.23E+00
5.23E+00
5.23E+00
5.31E+00
5.31E+00
5.31E+00
5.39E+00
5.31E+00
5.31E+00
5.39E+00
5.39E+00
5.39E+00
5.39E+00
5.39E+00
5.47E+00
5.39E+00
5.47E+00
5.39E+00
5.47E+00
5.47E+00
5.47E+00
5.47E+00
5.55E+00
5.55E+00
5.55E+00
5.55E+00
5.55E+00
5.63E+00
5.55E+00
5.63E+00
5.63E+00
5.63E+00
5.71E+00
5.63E+00
5.63E+00
5.71E+00
5.71E+00
5.71E+00
5.71E+00
5.71E+00
5.71E+00
5.71E+00
5.79E+00
5.79E+00
5.79E+00
5.79E+00
5.79E+00
5.79E+00
5.87E+00
5.87E+00
5.87E+00
5.95E+00
5.87E+00
5.95E+00
5.87E+00
5.95E+00
5.95E+00
5.95E+00
5.95E+00
5.95E+00
5.87E+00
5.95E+00
5.95E+00
5.95E+00
5.95E+00
6.03E+00
5.95E+00
6.03E+00
6.03E+00
6.03E+00
6.11E+00
6.03E+00
6.03E+00
6.03E+00
6.03E+00
6.03E+00
6.11E+00
6.03E+00
6.03E+00
6.11E+00
6.11E+00
6.11E+00
6.11E+00
6.19E+00
6.19E+00
6.19E+00
6.11E+00
6.11E+00
6.19E+00
6.19E+00
6.19E+00
6.11E+00
6.11E+00
6.27E+00
6.19E+00
6.27E+00
6.19E+00
6.27E+00
6.27E+00
6.35E+00
6.27E+00
6.27E+00
6.19E+00
6.35E+00
6.27E+00
6.27E+00
6.35E+00
6.27E+00
6.27E+00
6.35E+00
6.35E+00
6.27E+00
6.35E+00
6.27E+00
6.35E+00
6.27E+00
6.35E+00
6.35E+00
6.27E+00
6.27E+00
6.35E+00
6.35E+00
6.35E+00
6.35E+00
6.27E+00
6.35E+00
6.35E+00
6.35E+00
6.35E+00
6.27E+00
6.35E+00
6.35E+00
6.35E+00
6.35E+00
6.35E+00
6.35E+00
6.35E+00
6.35E+00
6.35E+00
6.35E+00
6.35E+00
6.35E+00
6.35E+00
6.35E+00
6.35E+00
6.35E+00
6.35E+00
6.43E+00
6.35E+00
6.35E+00
6.35E+00
6.35E+00
6.35E+00
6.35E+00
6.43E+00
6.35E+00
6.35E+00
6.35E+00
6.35E+00
6.35E+00
6.35E+00
6.35E+00
6.35E+00
6.35E+00
6.27E+00
6.27E+00
6.27E+00
6.27E+00
6.27E+00
6.35E+00
6.27E+00
6.27E+00
6.27E+00
6.27E+00
6.19E+00
6.27E+00
6.35E+00
6.27E+00
6.19E+00
6.27E+00
6.27E+00
6.27E+00
6.19E+00
6.27E+00
6.19E+00
6.27E+00
6.27E+00
6.19E+00
6.27E+00
6.19E+00
6.19E+00
6.19E+00
6.11E+00
6.19E+00
6.19E+00
6.19E+00
6.19E+00
6.19E+00
6.19E+00
6.11E+00
6.11E+00
6.11E+00
6.11E+00
6.11E+00
6.03E+00
6.11E+00
6.11E+00
6.11E+00
6.11E+00
6.11E+00
6.03E+00
6.03E+00
6.11E+00
6.03E+00
6.03E+00
6.03E+00
6.03E+00
6.03E+00
6.03E+00
6.03E+00
6.03E+00
5.95E+00
5.95E+00
5.95E+00
6.03E+00
5.95E+00
5.95E+00
5.95E+00
5.95E+00
5.87E+00
5.87E+00
5.95E+00
5.87E+00
5.87E+00
5.87E+00
5.87E+00
5.87E+00
5.79E+00
5.87E+00
5.79E+00
5.87E+00
5.87E+00
5.79E+00
5.71E+00
5.71E+00
5.71E+00
5.71E+00
5.71E+00
5.71E+00
5.71E+00
5.71E+00
5.71E+00
5.71E+00
5.71E+00
5.71E+00
5.63E+00
5.63E+00
5.63E+00
5.55E+00
5.63E+00
5.63E+00
5.47E+00
5.55E+00
5.47E+00
5.55E+00
5.55E+00
5.47E+00
5.47E+00
5.39E+00
5.55E+00
5.47E+00
5.39E+00
5.39E+00
5.39E+00
5.39E+00
5.39E+00
5.39E+00
5.39E+00
5.39E+00
5.31E+00
5.31E+00
5.23E+00
5.23E+00
5.15E+00
5.23E+00
5.23E+00
5.23E+00
5.23E+00
5.15E+00
5.15E+00
5.15E+00
5.15E+00
5.07E+00
5.07E+00
5.07E+00
5.07E+00
5.07E+00
4.98E+00
5.07E+00
5.07E+00
4.98E+00
4.98E+00
4.98E+00
4.90E+00
4.90E+00
4.90E+00
4.90E+00
4.90E+00
4.90E+00
4.82E+00
4.82E+00
4.82E+00
4.74E+00
4.82E+00
4.82E+00
4.74E+00
4.74E+00
4.82E+00
4.66E+00
4.66E+00
4.66E+00
4.66E+00
4.66E+00
4.66E+00
4.66E+00
4.66E+00
4.50E+00
4.50E+00
4.50E+00
4.50E+00
4.50E+00
4.42E+00
4.50E+00
4.42E+00
4.42E+00
4.42E+00
4.42E+00
4.34E+00
4.34E+00
4.34E+00
4.34E+00
4.34E+00
4.34E+00
4.26E+00
4.26E+00
4.26E+00
4.18E+00
4.10E+00
4.18E+00
4.18E+00
4.18E+00
4.10E+00
4.10E+00
4.02E+00
4.02E+00
4.02E+00
4.02E+00
3.94E+00
4.02E+00
3.94E+00
3.94E+00
4.02E+00
3.94E+00
3.94E+00
3.86E+00
3.86E+00
3.94E+00
3.78E+00
3.78E+00
3.70E+00
3.78E+00
3.78E+00
3.70E+00
3.70E+00
3.62E+00
3.70E+00
3.70E+00
3.62E+00
3.62E+00
3.62E+00
3.62E+00
3.54E+00
3.54E+00
3.54E+00
3.54E+00
3.46E+00
3.46E+00
3.46E+00
3.38E+00
3.38E+00
3.38E+00
3.30E+00
3.30E+00
3.30E+00
3.30E+00
3.30E+00
3.22E+00
3.22E+00
3.22E+00
3.22E+00
3.30E+00
3.14E+00
3.14E+00
3.14E+00
3.06E+00
3.14E+00
3.14E+00
3.06E+00
3.06E+00
3.06E+00
3.06E+00
2.97E+00
2.97E+00
2.89E+00
2.97E+00
2.89E+00
2.89E+00
2.89E+00
2.89E+00
2.89E+00
2.81E+00
2.81E+00
2.81E+00
2.73E+00
2.81E+00
2.65E+00
2.73E+00
2.73E+00
2.65E+00
2.65E+00
2.57E+00
2.57E+00
2.57E+00
2.57E+00
2.57E+00
2.57E+00
2.49E+00
2.49E+00
2.49E+00
2.49E+00
2.41E+00
2.49E+00
2.41E+00
2.41E+00
2.41E+00
2.41E+00
2.41E+00
2.33E+00
2.33E+00
2.25E+00
2.25E+00
2.25E+00
2.25E+00
2.25E+00
2.17E+00
2.17E+00
2.17E+00
2.17E+00
2.09E+00
2.09E+00
2.09E+00
2.09E+00
2.01E+00
2.01E+00
2.01E+00
2.09E+00
2.01E+00
2.01E+00
2.01E+00
1.93E+00
1.93E+00
1.93E+00
1.93E+00
1.85E+00
1.85E+00
1.85E+00
1.77E+00
1.77E+00
1.77E+00
1.77E+00
1.69E+00
1.69E+00
1.69E+00
1.77E+00
1.69E+00
1.69E+00
1.69E+00
1.69E+00
1.61E+00
1.61E+00
1.53E+00
1.61E+00
1.53E+00
1.53E+00
1.53E+00
1.45E+00
1.53E+00
1.45E+00
1.45E+00
1.45E+00
1.45E+00
1.45E+00
1.45E+00
1.45E+00
1.37E+00
1.37E+00
1.37E+00
1.37E+00
1.29E+00
1.37E+00
1.29E+00
1.29E+00
1.29E+00
1.21E+00
1.21E+00
1.29E+00
1.13E+00
1.21E+00
1.13E+00
1.13E+00
1.13E+00
1.13E+00
1.13E+00
1.13E+00
1.13E+00
1.13E+00
1.05E+00
1.05E+00
1.05E+00
1.05E+00
9.65E-01
1.05E+00
1.05E+00
9.65E-01
9.65E-01
9.65E-01
1.05E+00
8.84E-01
9.65E-01
9.65E-01
8.84E-01
9.65E-01
8.84E-01
8.04E-01
8.84E-01
8.84E-01
8.04E-01
8.84E-01
8.04E-01
8.04E-01
8.84E-01
8.04E-01
8.04E-01
8.04E-01
8.04E-01
7.24E-01
7.24E-01
7.24E-01
7.24E-01
6.43E-01
7.24E-01
7.24E-01
7.24E-01
7.24E-01
7.24E-01
6.43E-01
6.43E-01
6.43E-01
6.43E-01
7.24E-01
6.43E-01
5.63E-01
5.63E-01
5.63E-01
5.63E-01
5.63E-01
5.63E-01
4.82E-01
5.63E-01
4.82E-01
5.63E-01
5.63E-01
5.63E-01
4.82E-01
4.82E-01
5.63E-01
5.63E-01
4.82E-01
5.63E-01
4.82E-01
4.82E-01
4.02E-01
5.63E-01
4.82E-01
4.02E-01
4.02E-01
4.82E-01
4.82E-01
4.02E-01
4.82E-01
4.02E-01
5.63E-01
4.02E-01
4.02E-01
4.02E-01
4.02E-01
4.02E-01
4.02E-01
4.02E-01
3.22E-01
4.02E-01
4.02E-01
4.02E-01
4.02E-01
4.02E-01
4.02E-01
4.02E-01
3.22E-01
4.02E-01
4.02E-01
4.02E-01
4.02E-01
3.22E-01
4.02E-01
4.02E-01
3.22E-01
4.02E-01
3.22E-01
3.22E-01
3.22E-01
3.22E-01
3.22E-01
3.22E-01
3.22E-01
2.41E-01
4.02E-01
3.22E-01
4.02E-01
3.22E-01
3.22E-01
4.02E-01
3.22E-01
3.22E-01
3.22E-01
3.22E-01
3.22E-01
4.02E-01
3.22E-01
3.22E-01
4.02E-01
2.41E-01
3.22E-01
3.22E-01
3.22E-01
4.02E-01
3.22E-01
3.22E-01
3.22E-01
4.02E-01
4.02E-01
4.02E-01
4.82E-01
3.22E-01
4.02E-01
4.02E-01
3.22E-01
4.02E-01
4.02E-01
4.02E-01
3.22E-01
4.82E-01
4.82E-01
4.02E-01
3.22E-01
4.02E-01
4.82E-01
3.22E-01
4.02E-01
4.02E-01
4.82E-01
4.02E-01
4.02E-01
4.02E-01
4.82E-01
4.02E-01
4.82E-01
4.82E-01
4.02E-01
5.63E-01
4.82E-01
4.82E-01
4.02E-01
4.02E-01
4.02E-01
4.82E-01
4.82E-01
4.82E-01
5.63E-01
4.82E-01
4.82E-01
5.63E-01
4.82E-01
4.82E-01
4.82E-01
5.63E-01
4.82E-01
6.43E-01
5.63E-01
5.63E-01
5.63E-01
5.63E-01
5.63E-01
6.43E-01
6.43E-01
5.63E-01
6.43E-01
7.24E-01
6.43E-01
6.43E-01
6.43E-01
6.43E-01
6.43E-01
6.43E-01
6.43E-01
8.04E-01
7.24E-01
7.24E-01
7.24E-01
7.24E-01
7.24E-01
8.04E-01
8.04E-01
8.84E-01
7.24E-01
8.04E-01
8.84E-01
8.04E-01
8.84E-01
8.84E-01
8.04E-01
8.84E-01
8.84E-01
8.04E-01
8.84E-01
9.65E-01
9.65E-01
9.65E-01
1.05E+00
1.05E+00
1.05E+00
9.65E-01
1.05E+00
1.05E+00
9.65E-01
1.05E+00
1.05E+00
1.05E+00
1.05E+00
1.05E+00
1.05E+00
1.13E+00
1.13E+00
1.13E+00
1.21E+00
1.13E+00
1.21E+00
1.21E+00
1.29E+00
1.21E+00
1.21E+00
1.29E+00
1.29E+00
1.29E+00
1.29E+00
1.29E+00
1.29E+00
1.37E+00
1.37E+00
1.29E+00
1.37E+00
1.37E+00
1.45E+00
1.37E+00
1.45E+00
1.45E+00
1.45E+00
1.45E+00
1.53E+00
1.53E+00
1.53E+00
1.53E+00
1.53E+00
1.61E+00
1.61E+00
1.61E+00
1.61E+00
1.69E+00
1.61E+00
1.61E+00
1.69E+00
1.69E+00
1.69E+00
1.61E+00
1.77E+00
1.77E+00
1.77E+00
1.77E+00
1.77E+00
1.77E+00
1.85E+00
1.85E+00
1.93E+00
1.85E+00
1.85E+00
1.93E+00
1.93E+00
2.01E+00
1.93E+00
2.01E+00
2.01E+00
2.01E+00
2.01E+00
2.01E+00
2.09E+00
2.09E+00
2.09E+00
2.09E+00
2.17E+00
2.09E+00
2.17E+00
2.17E+00
2.17E+00
2.25E+00
2.33E+00
2.25E+00
2.33E+00
2.33E+00
2.33E+00
2.25E+00
2.41E+00
2.41E+00
2.41E+00
2.41E+00
2.41E+00];
%y=[];

%scatter(x,y,'filled')
%hold on
%scatter(x,y,'filled')
plot(t,x)
hold on
%plot(t,y)
%grid on
xlabel('Voltaje (V)') 
ylabel('Corriente (A)')

%xticks([0 0.45 0.5 0.55 0.6 0.65 0.7 0.75 0.8 1])
%xticklabels({'0','0.45','0.5','0.55','0.6','0.65','0.7','0.75','0.8','1'})
%yticks([0  0.0015 0.006 0.019 0.038 0.06])
